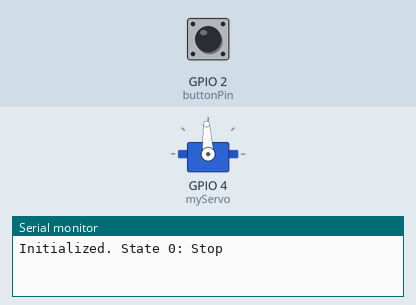
Simulated run of this sketch. Board: ESP32. Parts: servo, the last lines printed to the serial monitor. Inputs (shaded band) come from the test bench; at power-on: GPIO 2 (buttonPin) HIGH.

Above: at 1.2 s.
1.3 s: GPIO 2 (buttonPin) pulled LOW for 0.15 s
At 2.5 s:
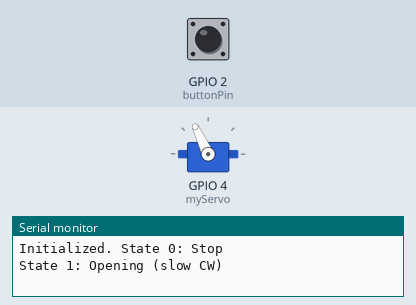
2.9 s: GPIO 2 (buttonPin) pulled LOW for 1 s
At 3.9 s:
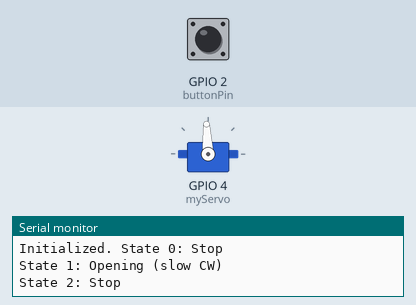
5.4 s: GPIO 2 (buttonPin) pulled LOW for 0.15 s
At 5.8 s:
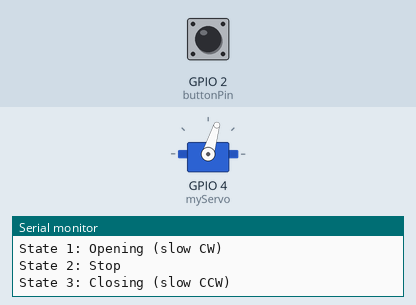
7.0 s: GPIO 2 (buttonPin) pulled LOW for 3.2 s
At 8.2 s:
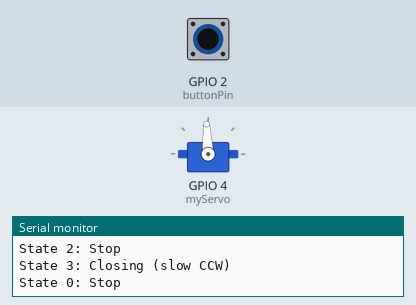
Timing chart, 0 to 10.0 s (numbered marks = the images above; inputs shaded):
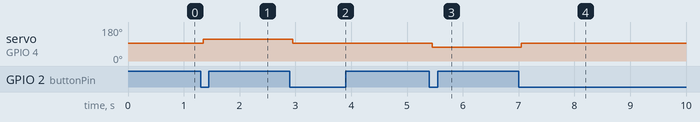

The sketch:

door_control.ino
```cpp
#include <ESP32Servo.h>

Servo myServo;
int buttonPin = 2;

int lastButtonState = HIGH;
int currentButtonState;
unsigned long lastDebounceTime = 0;
unsigned long debounceDelay = 50;

int state = 0;  // 0: Stop, 1: Open, 2: Stop, 3: Close

void setup() {
  Serial.begin(115200);
  myServo.attach(4);  // Servo on pin 9
  pinMode(buttonPin, INPUT_PULLUP);  // Button connected to GND
  myServo.writeMicroseconds(1500);  // Initial stop
  Serial.println("Initialized. State 0: Stop");
}

void loop() {
  int reading = digitalRead(buttonPin);

  // Debounce check
  if (reading != lastButtonState) {
    lastDebounceTime = millis();
  }

  if ((millis() - lastDebounceTime) > debounceDelay) {
    if (reading == LOW && currentButtonState == HIGH) {
      state = (state + 1) % 4;  // Cycle: 0 → 1 → 2 → 3 → 0 ...

      switch (state) {
        case 0:
          myServo.writeMicroseconds(1500);  // Stop
          Serial.println("State 0: Stop");
          break;
        case 1:
          myServo.writeMicroseconds(1725);  // Slow CW (Open)
          Serial.println("State 1: Opening (slow CW)");
          break;
        case 2:
          myServo.writeMicroseconds(1500);  // Stop
          Serial.println("State 2: Stop");
          break;
        case 3:
          myServo.writeMicroseconds(1300);  // Slow CCW (Close)
          Serial.println("State 3: Closing (slow CCW)");
          break;
      }
    }
    currentButtonState = reading;
  }

  lastButtonState = reading;
}
```

Measured:
- after the input at 1.3 s, servo on GPIO 4 (myServo): 93° → 115° after 0.05 s
- after the input at 2.9 s, servo on GPIO 4 (myServo): 115° → 93° after 0.05 s
- after the input at 5.4 s, servo on GPIO 4 (myServo): 93° → 73° after 0.05 s
- after the input at 7.0 s, servo on GPIO 4 (myServo): 73° → 93° after 0.05 s
